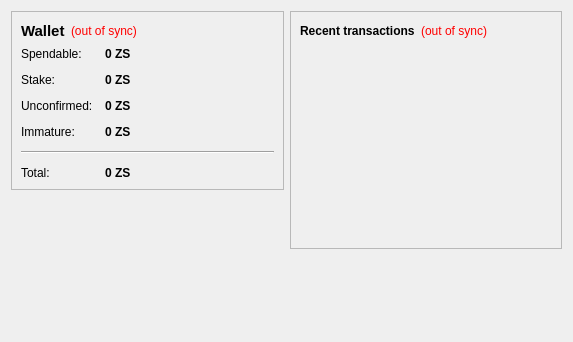
<?xml version="1.0" encoding="UTF-8"?>
<ui version="4.0">
 <class>OverviewPage</class>
 <widget class="QWidget" name="OverviewPage">
  <property name="geometry">
   <rect>
    <x>0</x>
    <y>0</y>
    <width>573</width>
    <height>342</height>
   </rect>
  </property>
  <property name="windowTitle">
   <string>Form</string>
  </property>
  <layout class="QHBoxLayout" name="horizontalLayout" stretch="1,1">
   <item>
    <layout class="QVBoxLayout" name="verticalLayout_2">
     <item>
      <widget class="QFrame" name="frame">
       <property name="frameShape">
        <enum>QFrame::StyledPanel</enum>
       </property>
       <property name="frameShadow">
        <enum>QFrame::Raised</enum>
       </property>
       <layout class="QVBoxLayout" name="verticalLayout_4">
        <item>
         <layout class="QHBoxLayout" name="horizontalLayout_4">
          <item>
           <widget class="QLabel" name="label_5">
            <property name="font">
             <font>
              <pointsize>11</pointsize>
              <weight>75</weight>
              <bold>true</bold>
             </font>
            </property>
            <property name="text">
             <string>Wallet</string>
            </property>
           </widget>
          </item>
          <item>
           <widget class="QLabel" name="labelWalletStatus">
            <property name="toolTip">
             <string>The displayed information may be out of date. Your wallet automatically synchronizes with the Zimstake network after a connection is established, but this process has not completed yet.</string>
            </property>
            <property name="styleSheet">
             <string notr="true">QLabel { color: red; }</string>
            </property>
            <property name="text">
             <string notr="true">(out of sync)</string>
            </property>
            <property name="alignment">
             <set>Qt::AlignLeading|Qt::AlignLeft|Qt::AlignVCenter</set>
            </property>
           </widget>
          </item>
          <item>
           <spacer name="horizontalSpacer_2">
            <property name="orientation">
             <enum>Qt::Horizontal</enum>
            </property>
            <property name="sizeHint" stdset="0">
             <size>
              <width>40</width>
              <height>20</height>
             </size>
            </property>
           </spacer>
          </item>
         </layout>
        </item>
        <item>
         <layout class="QFormLayout" name="formLayout_2">
          <property name="fieldGrowthPolicy">
           <enum>QFormLayout::AllNonFixedFieldsGrow</enum>
          </property>
          <property name="horizontalSpacing">
           <number>12</number>
          </property>
          <property name="verticalSpacing">
           <number>12</number>
          </property>
          <item row="0" column="0">
           <widget class="QLabel" name="label">
            <property name="text">
             <string>Spendable:</string>
            </property>
           </widget>
          </item>
          <item row="0" column="1">
           <widget class="QLabel" name="labelBalance">
            <property name="font">
             <font>
              <weight>75</weight>
              <bold>true</bold>
             </font>
            </property>
            <property name="cursor">
             <cursorShape>IBeamCursor</cursorShape>
            </property>
            <property name="toolTip">
             <string>Your current spendable balance</string>
            </property>
            <property name="text">
             <string notr="true">0 ZS</string>
            </property>
            <property name="textInteractionFlags">
             <set>Qt::LinksAccessibleByMouse|Qt::TextSelectableByKeyboard|Qt::TextSelectableByMouse</set>
            </property>
           </widget>
          </item>
          <item row="1" column="0">
           <widget class="QLabel" name="label_6">
            <property name="text">
             <string>Stake:</string>
            </property>
           </widget>
          </item>
          <item row="1" column="1">
           <widget class="QLabel" name="labelStake">
            <property name="font">
             <font>
              <weight>75</weight>
              <bold>true</bold>
             </font>
            </property>
            <property name="cursor">
             <cursorShape>IBeamCursor</cursorShape>
            </property>
            <property name="toolTip">
             <string>Total of coins that was staked, and do not yet count toward the current balance</string>
            </property>
            <property name="text">
             <string notr="true">0 ZS</string>
            </property>
            <property name="textInteractionFlags">
             <set>Qt::LinksAccessibleByMouse|Qt::TextSelectableByKeyboard|Qt::TextSelectableByMouse</set>
            </property>
           </widget>
          </item>
          <item row="2" column="0">
           <widget class="QLabel" name="label_3">
            <property name="text">
             <string>Unconfirmed:</string>
            </property>
           </widget>
          </item>
          <item row="2" column="1">
           <widget class="QLabel" name="labelUnconfirmed">
            <property name="font">
             <font>
              <weight>75</weight>
              <bold>true</bold>
             </font>
            </property>
            <property name="cursor">
             <cursorShape>IBeamCursor</cursorShape>
            </property>
            <property name="toolTip">
             <string>Total of transactions that have yet to be confirmed, and do not yet count toward the current balance</string>
            </property>
            <property name="text">
             <string notr="true">0 ZS</string>
            </property>
            <property name="textInteractionFlags">
             <set>Qt::LinksAccessibleByMouse|Qt::TextSelectableByKeyboard|Qt::TextSelectableByMouse</set>
            </property>
           </widget>
          </item>
          <item row="3" column="0">
           <widget class="QLabel" name="labelImmatureText">
            <property name="text">
             <string>Immature:</string>
            </property>
           </widget>
          </item>
          <item row="3" column="1">
           <widget class="QLabel" name="labelImmature">
            <property name="font">
             <font>
              <weight>75</weight>
              <bold>true</bold>
             </font>
            </property>
            <property name="toolTip">
             <string>Mined balance that has not yet matured</string>
            </property>
            <property name="text">
             <string notr="true">0 ZS</string>
            </property>
            <property name="textInteractionFlags">
             <set>Qt::LinksAccessibleByMouse|Qt::TextSelectableByKeyboard|Qt::TextSelectableByMouse</set>
            </property>
           </widget>
          </item>
          <item row="4" column="0" colspan="2">
           <widget class="Line" name="line">
            <property name="orientation">
             <enum>Qt::Horizontal</enum>
            </property>
           </widget>
          </item>
          <item row="5" column="0">
           <widget class="QLabel" name="labelTotalText">
            <property name="text">
             <string>Total:</string>
            </property>
           </widget>
          </item>
          <item row="5" column="1">
           <widget class="QLabel" name="labelTotal">
            <property name="font">
             <font>
              <weight>75</weight>
              <bold>true</bold>
             </font>
            </property>
            <property name="cursor">
             <cursorShape>IBeamCursor</cursorShape>
            </property>
            <property name="toolTip">
             <string>Your current total balance</string>
            </property>
            <property name="text">
             <string notr="true">0 ZS</string>
            </property>
            <property name="textInteractionFlags">
             <set>Qt::LinksAccessibleByMouse|Qt::TextSelectableByKeyboard|Qt::TextSelectableByMouse</set>
            </property>
           </widget>
          </item>
         </layout>
        </item>
       </layout>
      </widget>
     </item>
     <item>
      <spacer name="verticalSpacer">
       <property name="orientation">
        <enum>Qt::Vertical</enum>
       </property>
       <property name="sizeHint" stdset="0">
        <size>
         <width>20</width>
         <height>40</height>
        </size>
       </property>
      </spacer>
     </item>
    </layout>
   </item>
   <item>
    <layout class="QVBoxLayout" name="verticalLayout_3">
     <item>
      <widget class="QFrame" name="frame_2">
       <property name="frameShape">
        <enum>QFrame::StyledPanel</enum>
       </property>
       <property name="frameShadow">
        <enum>QFrame::Raised</enum>
       </property>
       <layout class="QVBoxLayout" name="verticalLayout">
        <item>
         <layout class="QHBoxLayout" name="horizontalLayout_2">
          <item>
           <widget class="QLabel" name="label_4">
            <property name="text">
             <string>&lt;b&gt;Recent transactions&lt;/b&gt;</string>
            </property>
           </widget>
          </item>
          <item>
           <widget class="QLabel" name="labelTransactionsStatus">
            <property name="toolTip">
             <string>The displayed information may be out of date. Your wallet automatically synchronizes with the Zimstake network after a connection is established, but this process has not completed yet.</string>
            </property>
            <property name="styleSheet">
             <string notr="true">QLabel { color: red; }</string>
            </property>
            <property name="text">
             <string notr="true">(out of sync)</string>
            </property>
            <property name="alignment">
             <set>Qt::AlignRight|Qt::AlignTrailing|Qt::AlignVCenter</set>
            </property>
           </widget>
          </item>
          <item>
           <spacer name="horizontalSpacer">
            <property name="orientation">
             <enum>Qt::Horizontal</enum>
            </property>
            <property name="sizeHint" stdset="0">
             <size>
              <width>40</width>
              <height>20</height>
             </size>
            </property>
           </spacer>
          </item>
         </layout>
        </item>
        <item>
         <widget class="QListView" name="listTransactions">
          <property name="styleSheet">
           <string notr="true">QListView { background: transparent; }</string>
          </property>
          <property name="frameShape">
           <enum>QFrame::NoFrame</enum>
          </property>
          <property name="verticalScrollBarPolicy">
           <enum>Qt::ScrollBarAlwaysOff</enum>
          </property>
          <property name="horizontalScrollBarPolicy">
           <enum>Qt::ScrollBarAlwaysOff</enum>
          </property>
          <property name="selectionMode">
           <enum>QAbstractItemView::NoSelection</enum>
          </property>
         </widget>
        </item>
       </layout>
      </widget>
     </item>
     <item>
      <spacer name="verticalSpacer_2">
       <property name="orientation">
        <enum>Qt::Vertical</enum>
       </property>
       <property name="sizeHint" stdset="0">
        <size>
         <width>20</width>
         <height>40</height>
        </size>
       </property>
      </spacer>
     </item>
    </layout>
   </item>
  </layout>
 </widget>
 <resources/>
 <connections/>
</ui>
